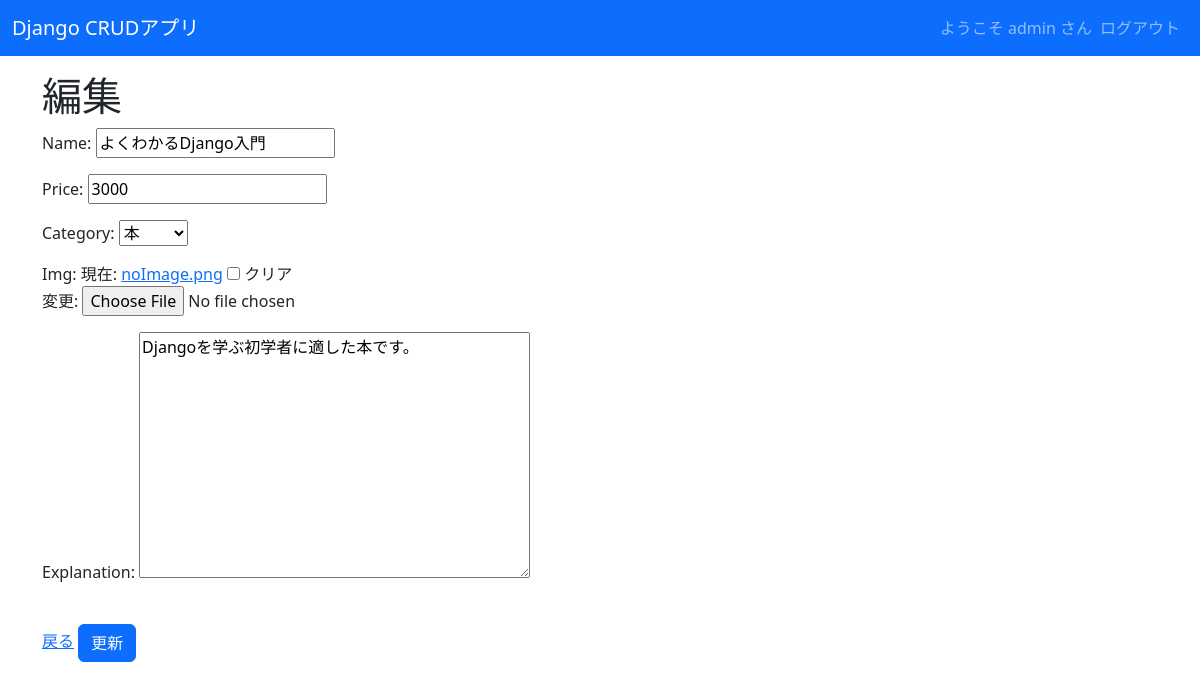
Screenshot of /crud/edit/1 (signed in) with the database file from the repository.
### crud/models.py (models this page shows, shortened)
class Product(models.Model):
     name = models.CharField(max_length=200)
     price = models.PositiveIntegerField()
     category = models.ForeignKey(Category, on_delete=models.CASCADE)
     img = models.ImageField(blank=True, default='noImage.png')
     explanation = models.TextField(blank=True, null=True)

class Category(models.Model):
     name = models.CharField(max_length=200)
     def __str__(self):
         return self.name

### crud/views.py (the view)
# urls.py: path('crud/edit/<int:pk>', views.ProductUpdateView.as_view(), name="edit"),
class ProductUpdateView(LoginRequiredMixin, UpdateView):
     model = Product
     fields = '__all__'
     template_name_suffix = '_update_form'

### crud/templates/crud/product_update_form.html (shortened to what this page needs)
{% extends "base.html" %}
 {% block content %}
 <h1>編集</h1>
 <form method="post" enctype="multipart/form-data">
     {{ form.as_p }}
     <br>
     <a href="{% url 'list' %}">戻る</a>
     <input type="submit" class="btn btn-primary" value="更新">
 </form>
 {% endblock %}

### crud/templates/base.html (shortened to what this page needs)
<!DOCTYPE html>
<html>
  <head>
    <link href="https://cdn.jsdelivr.net/npm/bootstrap@5.3.0-alpha3/dist/css/bootstrap.min.css" rel="stylesheet">
  </head>
  <body>
    <nav class="navbar navbar-expand-lg navbar-dark bg-primary" style="margin-bottom: 1rem;">
      <div class="container-fluid">
          <a class="navbar-brand" href="{% url 'list' %}">Django CRUDアプリ</a>
          <div class="collapse navbar-collapse" id="navbarNav">
              <ul class="navbar-nav ms-auto">
                  {% if request.user.is_authenticated %}
                  <span class="navbar-text">
                      ようこそ {{ user.get_username }} さん
                  </span>
                  <li class="nav-item">
                      <a class="nav-link" href="{% url 'logout' %}">ログアウト</a>
                  </li>
                  {% else %}
                  <li class="nav-item">
                      <a class="nav-link" href="{% url 'login' %}">ログイン</a>
                  </li>
                  {% endif %}
              </ul>
          </div>
      </div>
  </nav>
    <div class="container">
      {% block content %}{% endblock %}
    </div>
  </body>
</html>

### rows the page displays
Product: name "よくわかるDjango入門", price "3000", category "本", explanation "Djangoを学ぶ初学者に適した本です。"

### other values shown
{{ user.get_username }} "admin"
